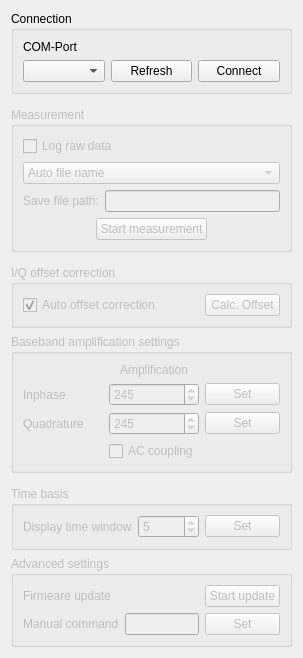
          <widget class="QWidget" name="scrollAreaWidgetContents_2">
           <property name="geometry">
            <rect>
             <x>0</x>
             <y>0</y>
             <width>303</width>
             <height>658</height>
            </rect>
           </property>
           <layout class="QVBoxLayout" name="verticalLayout_4">
            <item>
             <layout class="QGridLayout" name="gridLayout_13">
              <item row="2" column="1">
               <widget class="QGroupBox" name="group_measurement">
                <property name="enabled">
                 <bool>false</bool>
                </property>
                <property name="title">
                 <string>Measurement</string>
                </property>
                <layout class="QGridLayout" name="gridLayout_9">
                 <item row="0" column="0">
                  <layout class="QGridLayout" name="gridLayout_5">
                   <item row="0" column="0">
                    <layout class="QGridLayout" name="gridLayout_7">
                     <item row="0" column="0">
                      <widget class="QCheckBox" name="checkbox_log">
                       <property name="toolTip">
                        <string>Enable data logging in external file</string>
                       </property>
                       <property name="text">
                        <string>Log raw data</string>
                       </property>
                      </widget>
                     </item>
                     <item row="1" column="0">
                      <widget class="QComboBox" name="combobox_filename">
                       <property name="enabled">
                        <bool>false</bool>
                       </property>
                       <property name="toolTip">
                        <string>Select log file and path</string>
                       </property>
                       <item>
                        <property name="text">
                         <string>Auto file name</string>
                        </property>
                       </item>
                       <item>
                        <property name="text">
                         <string>Select file name...</string>
                        </property>
                       </item>
                      </widget>
                     </item>
                     <item row="2" column="0">
                      <layout class="QHBoxLayout" name="horizontalLayout_12">
                       <item>
                        <widget class="QLabel" name="label_2">
                         <property name="text">
                          <string>Save file path:</string>
                         </property>
                        </widget>
                       </item>
                       <item>
                        <widget class="QLineEdit" name="lineedit_filename">
                         <property name="enabled">
                          <bool>false</bool>
                         </property>
                         <property name="readOnly">
                          <bool>true</bool>
                         </property>
                        </widget>
                       </item>
                      </layout>
                     </item>
                    </layout>
                   </item>
                   <item row="1" column="0">
                    <layout class="QHBoxLayout" name="horizontalLayout_7">
                     <property name="topMargin">
                      <number>0</number>
                     </property>
                     <item>
                      <spacer name="horizontalSpacer">
                       <property name="orientation">
                        <enum>Qt::Horizontal</enum>
                       </property>
                       <property name="sizeHint" stdset="0">
                        <size>
                         <width>40</width>
                         <height>20</height>
                        </size>
                       </property>
                      </spacer>
                     </item>
                     <item>
                      <widget class="QPushButton" name="button_startstop">
                       <property name="maximumSize">
                        <size>
                         <width>220</width>
                         <height>16777215</height>
                        </size>
                       </property>
                       <property name="toolTip">
                        <string>Start/stop the measurement</string>
                       </property>
                       <property name="text">
                        <string>Start measurement</string>
                       </property>
                      </widget>
                     </item>
                     <item>
                      <spacer name="horizontalSpacer_4">
                       <property name="orientation">
                        <enum>Qt::Horizontal</enum>
                       </property>
                       <property name="sizeHint" stdset="0">
                        <size>
                         <width>40</width>
                         <height>20</height>
                        </size>
                       </property>
                      </spacer>
                     </item>
                    </layout>
                   </item>
                  </layout>
                 </item>
                </layout>
               </widget>
              </item>
              <item row="0" column="1">
               <widget class="QGroupBox" name="group_connect">
                <property name="title">
                 <string>Connection</string>
                </property>
                <layout class="QGridLayout" name="gridLayout_6">
                 <item row="0" column="0">
                  <layout class="QGridLayout" name="gridLayout_15" rowstretch="0,0" columnstretch="0,0,0,0">
                   <item row="0" column="3">
                    <widget class="QLabel" name="label_23">
                     <property name="text">
                      <string/>
                     </property>
                     <property name="alignment">
                      <set>Qt::AlignCenter</set>
                     </property>
                    </widget>
                   </item>
                   <item row="1" column="1">
                    <widget class="QComboBox" name="list_ports">
                     <property name="maximumSize">
                      <size>
                       <width>220</width>
                       <height>16777215</height>
                      </size>
                     </property>
                     <property name="toolTip">
                      <string>Select COM port</string>
                     </property>
                    </widget>
                   </item>
                   <item row="1" column="2">
                    <widget class="QPushButton" name="button_refreshports">
                     <property name="toolTip">
                      <string>Refresh COM port list</string>
                     </property>
                     <property name="text">
                      <string>Refresh</string>
                     </property>
                    </widget>
                   </item>
                   <item row="0" column="1">
                    <widget class="QLabel" name="label_21">
                     <property name="text">
                      <string>COM-Port</string>
                     </property>
                     <property name="alignment">
                      <set>Qt::AlignBottom|Qt::AlignLeading|Qt::AlignLeft</set>
                     </property>
                    </widget>
                   </item>
                   <item row="1" column="3">
                    <widget class="QPushButton" name="button_connect">
                     <property name="toolTip">
                      <string>Open/close COM port</string>
                     </property>
                     <property name="text">
                      <string>Connect</string>
                     </property>
                    </widget>
                   </item>
                  </layout>
                 </item>
                </layout>
               </widget>
              </item>
              <item row="8" column="1">
               <widget class="QGroupBox" name="group_timebasis">
                <property name="enabled">
                 <bool>false</bool>
                </property>
                <property name="title">
                 <string>Time basis</string>
                </property>
                <layout class="QGridLayout" name="gridLayout_23">
                 <item row="0" column="0">
                  <layout class="QHBoxLayout" name="horizontalLayout_5">
                   <item>
                    <widget class="QLabel" name="label_18">
                     <property name="text">
                      <string>Display time window</string>
                     </property>
                    </widget>
                   </item>
                   <item>
                    <widget class="QSpinBox" name="spin_internal_time">
                     <property name="toolTip">
                      <string>Length of display time axis</string>
                     </property>
                     <property name="minimum">
                      <number>1</number>
                     </property>
                     <property name="value">
                      <number>5</number>
                     </property>
                    </widget>
                   </item>
                   <item>
                    <widget class="QPushButton" name="button_set_internal_time">
                     <property name="maximumSize">
                      <size>
                       <width>75</width>
                       <height>16777215</height>
                      </size>
                     </property>
                     <property name="toolTip">
                      <string>Set selected display time axis length</string>
                     </property>
                     <property name="text">
                      <string>Set</string>
                     </property>
                    </widget>
                   </item>
                  </layout>
                 </item>
                </layout>
               </widget>
              </item>
              <item row="9" column="1">
               <widget class="QGroupBox" name="group_advanced">
                <property name="enabled">
                 <bool>false</bool>
                </property>
                <property name="title">
                 <string>Advanced settings</string>
                </property>
                <layout class="QGridLayout" name="gridLayout_24">
                 <item row="0" column="0">
                  <layout class="QGridLayout" name="gridLayout_4">
                   <item row="0" column="0">
                    <widget class="QLabel" name="label_4">
                     <property name="text">
                      <string>Firmeare update</string>
                     </property>
                    </widget>
                   </item>
                   <item row="1" column="1">
                    <widget class="QLineEdit" name="edit_rawcmd">
                     <property name="sizePolicy">
                      <sizepolicy hsizetype="Preferred" vsizetype="Fixed">
                       <horstretch>0</horstretch>
                       <verstretch>0</verstretch>
                      </sizepolicy>
                     </property>
                     <property name="toolTip">
                      <string>Enter a manual command to be sent to the device</string>
                     </property>
                    </widget>
                   </item>
                   <item row="1" column="2">
                    <widget class="QPushButton" name="button_set_raw">
                     <property name="maximumSize">
                      <size>
                       <width>75</width>
                       <height>16777215</height>
                      </size>
                     </property>
                     <property name="toolTip">
                      <string>Send manual command over COM port</string>
                     </property>
                     <property name="text">
                      <string>Set</string>
                     </property>
                    </widget>
                   </item>
                   <item row="0" column="2">
                    <widget class="QPushButton" name="button_update">
                     <property name="maximumSize">
                      <size>
                       <width>75</width>
                       <height>16777215</height>
                      </size>
                     </property>
                     <property name="toolTip">
                      <string>Enable firmware update mode for radar system</string>
                     </property>
                     <property name="text">
                      <string>Start update</string>
                     </property>
                    </widget>
                   </item>
                   <item row="1" column="0">
                    <widget class="QLabel" name="label_14">
                     <property name="text">
                      <string>Manual command</string>
                     </property>
                    </widget>
                   </item>
                  </layout>
                 </item>
                </layout>
               </widget>
              </item>
              <item row="6" column="1">
               <widget class="QGroupBox" name="group_baseband">
                <property name="enabled">
                 <bool>false</bool>
                </property>
                <property name="title">
                 <string>Baseband amplification settings</string>
                </property>
                <layout class="QGridLayout" name="gridLayout_21">
                 <item row="0" column="0">
                  <layout class="QGridLayout" name="gridLayout_14">
                   <item row="1" column="4">
                    <widget class="QPushButton" name="button_set_i">
                     <property name="maximumSize">
                      <size>
                       <width>75</width>
                       <height>16777215</height>
                      </size>
                     </property>
                     <property name="toolTip">
                      <string>Set selected inphase gain</string>
                     </property>
                     <property name="text">
                      <string>Set</string>
                     </property>
                    </widget>
                   </item>
                   <item row="2" column="2">
                    <widget class="QSpinBox" name="spin_gain_q">
                     <property name="toolTip">
                      <string>Gain for quadrature signal</string>
                     </property>
                     <property name="maximum">
                      <number>255</number>
                     </property>
                     <property name="value">
                      <number>245</number>
                     </property>
                    </widget>
                   </item>
                   <item row="1" column="2">
                    <widget class="QSpinBox" name="spin_gain_i">
                     <property name="toolTip">
                      <string>Gain for inphase signal</string>
                     </property>
                     <property name="maximum">
                      <number>255</number>
                     </property>
                     <property name="value">
                      <number>245</number>
                     </property>
                    </widget>
                   </item>
                   <item row="0" column="2">
                    <widget class="QLabel" name="label_3">
                     <property name="text">
                      <string>Amplification</string>
                     </property>
                     <property name="alignment">
                      <set>Qt::AlignCenter</set>
                     </property>
                    </widget>
                   </item>
                   <item row="2" column="4">
                    <widget class="QPushButton" name="button_set_q">
                     <property name="maximumSize">
                      <size>
                       <width>75</width>
                       <height>16777215</height>
                      </size>
                     </property>
                     <property name="toolTip">
                      <string>Set selected quadrature gain</string>
                     </property>
                     <property name="text">
                      <string>Set</string>
                     </property>
                    </widget>
                   </item>
                   <item row="3" column="2">
                    <widget class="QCheckBox" name="checkbox_ac">
                     <property name="toolTip">
                      <string>Enable AC coupling for baseband signals</string>
                     </property>
                     <property name="text">
                      <string>AC coupling</string>
                     </property>
                    </widget>
                   </item>
                   <item row="2" column="1">
                    <widget class="QLabel" name="label_7">
                     <property name="text">
                      <string>Quadrature</string>
                     </property>
                    </widget>
                   </item>
                   <item row="1" column="1">
                    <widget class="QLabel" name="label_6">
                     <property name="text">
                      <string>Inphase</string>
                     </property>
                    </widget>
                   </item>
                  </layout>
                 </item>
                </layout>
               </widget>
              </item>
              <item row="4" column="1">
               <widget class="QGroupBox" name="group_offset">
                <property name="enabled">
                 <bool>false</bool>
                </property>
                <property name="title">
                 <string>I/Q offset correction</string>
                </property>
                <layout class="QGridLayout" name="gridLayout_20">
                 <item row="0" column="0">
                  <layout class="QGridLayout" name="gridLayout_17" rowstretch="0" columnstretch="0,0,0">
                   <item row="0" column="2">
                    <widget class="QPushButton" name="button_calcoffset">
                     <property name="maximumSize">
                      <size>
                       <width>75</width>
                       <height>16777215</height>
                      </size>
                     </property>
                     <property name="toolTip">
                      <string>Manually estimate offset once</string>
                     </property>
                     <property name="text">
                      <string>Calc. Offset</string>
                     </property>
                    </widget>
                   </item>
                   <item row="0" column="1">
                    <widget class="QCheckBox" name="checkbox_auto_offset">
                     <property name="enabled">
                      <bool>true</bool>
                     </property>
                     <property name="sizePolicy">
                      <sizepolicy hsizetype="Preferred" vsizetype="Fixed">
                       <horstretch>0</horstretch>
                       <verstretch>0</verstretch>
                      </sizepolicy>
                     </property>
                     <property name="toolTip">
                      <string>Enable automatic offset correction</string>
                     </property>
                     <property name="text">
                      <string>Auto offset correction</string>
                     </property>
                     <property name="checked">
                      <bool>true</bool>
                     </property>
                    </widget>
                   </item>
                  </layout>
                 </item>
                </layout>
               </widget>
              </item>
              <item row="3" column="1">
               <spacer name="verticalSpacer_7">
                <property name="orientation">
                 <enum>Qt::Vertical</enum>
                </property>
                <property name="sizeHint" stdset="0">
                 <size>
                  <width>20</width>
                  <height>40</height>
                 </size>
                </property>
               </spacer>
              </item>
              <item row="1" column="1">
               <spacer name="verticalSpacer_3">
                <property name="orientation">
                 <enum>Qt::Vertical</enum>
                </property>
                <property name="sizeHint" stdset="0">
                 <size>
                  <width>20</width>
                  <height>40</height>
                 </size>
                </property>
               </spacer>
              </item>
              <item row="7" column="1">
               <spacer name="verticalSpacer_2">
                <property name="orientation">
                 <enum>Qt::Vertical</enum>
                </property>
                <property name="sizeHint" stdset="0">
                 <size>
                  <width>20</width>
                  <height>40</height>
                 </size>
                </property>
               </spacer>
              </item>
             </layout>
            </item>
           </layout>
          </widget>
